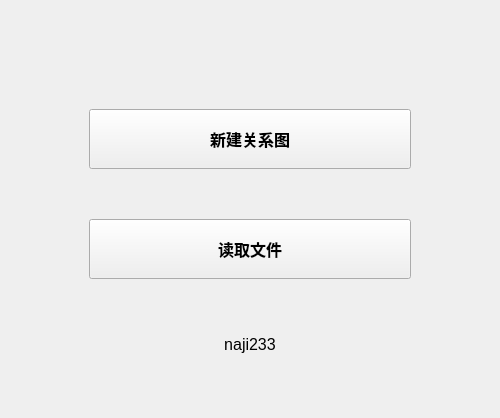
<?xml version="1.0" encoding="UTF-8"?>
<ui version="4.0">
 <class>MainWindow</class>
 <widget class="QMainWindow" name="MainWindow">
  <property name="geometry">
   <rect>
    <x>0</x>
    <y>0</y>
    <width>500</width>
    <height>418</height>
   </rect>
  </property>
  <property name="windowTitle">
   <string>MainWindow</string>
  </property>
  <property name="styleSheet">
   <string notr="true"/>
  </property>
  <widget class="QWidget" name="centralwidget">
   <layout class="QVBoxLayout" name="verticalLayout_2">
    <item>
     <layout class="QVBoxLayout" name="verticalLayout">
      <property name="spacing">
       <number>50</number>
      </property>
      <property name="leftMargin">
       <number>80</number>
      </property>
      <property name="topMargin">
       <number>100</number>
      </property>
      <property name="rightMargin">
       <number>80</number>
      </property>
      <property name="bottomMargin">
       <number>50</number>
      </property>
      <item>
       <widget class="QPushButton" name="createNew">
        <property name="sizePolicy">
         <sizepolicy hsizetype="Minimum" vsizetype="Expanding">
          <horstretch>0</horstretch>
          <verstretch>0</verstretch>
         </sizepolicy>
        </property>
        <property name="minimumSize">
         <size>
          <width>200</width>
          <height>60</height>
         </size>
        </property>
        <property name="maximumSize">
         <size>
          <width>16777215</width>
          <height>100</height>
         </size>
        </property>
        <property name="font">
         <font>
          <family>Microsoft YaHei UI</family>
          <pointsize>12</pointsize>
          <bold>true</bold>
         </font>
        </property>
        <property name="cursor">
         <cursorShape>PointingHandCursor</cursorShape>
        </property>
        <property name="text">
         <string>新建关系图</string>
        </property>
       </widget>
      </item>
      <item>
       <widget class="QPushButton" name="openFile">
        <property name="sizePolicy">
         <sizepolicy hsizetype="Minimum" vsizetype="Expanding">
          <horstretch>0</horstretch>
          <verstretch>0</verstretch>
         </sizepolicy>
        </property>
        <property name="minimumSize">
         <size>
          <width>200</width>
          <height>60</height>
         </size>
        </property>
        <property name="maximumSize">
         <size>
          <width>16777215</width>
          <height>100</height>
         </size>
        </property>
        <property name="font">
         <font>
          <family>Microsoft YaHei UI</family>
          <pointsize>12</pointsize>
          <bold>true</bold>
         </font>
        </property>
        <property name="cursor">
         <cursorShape>PointingHandCursor</cursorShape>
        </property>
        <property name="text">
         <string>读取文件</string>
        </property>
       </widget>
      </item>
      <item>
       <widget class="QLabel" name="label">
        <property name="sizePolicy">
         <sizepolicy hsizetype="Preferred" vsizetype="Expanding">
          <horstretch>0</horstretch>
          <verstretch>0</verstretch>
         </sizepolicy>
        </property>
        <property name="maximumSize">
         <size>
          <width>16777215</width>
          <height>50</height>
         </size>
        </property>
        <property name="font">
         <font>
          <family>Microsoft YaHei UI</family>
          <pointsize>12</pointsize>
          <bold>false</bold>
         </font>
        </property>
        <property name="text">
         <string>naji233</string>
        </property>
        <property name="alignment">
         <set>Qt::AlignCenter</set>
        </property>
       </widget>
      </item>
     </layout>
    </item>
   </layout>
  </widget>
 </widget>
 <resources/>
 <connections/>
</ui>
